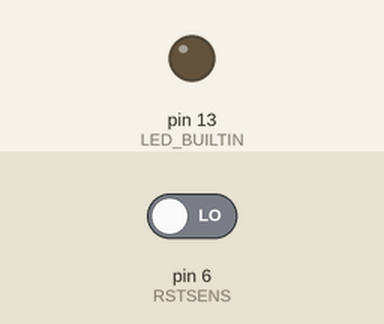
This sketch was run on a simulated Arduino Mega 2560, built with avr-gcc and run on an emulated ATmega2560. Parts: output pins drawn as LEDs (lit = HIGH). The test bench sets the inputs (shaded band); at power-on: pin 6 (RSTSENS) LOW.

Above: at 1.2 s.
1.3 s: pin 6 (RSTSENS) driven HIGH
At 2.4 s:
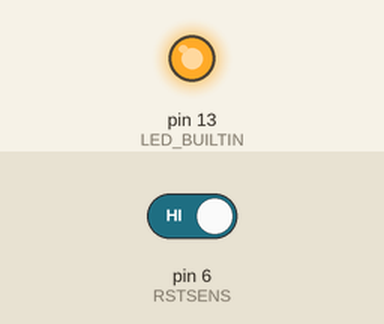
2.8 s: pin 6 (RSTSENS) driven LOW
At 3.6 s:
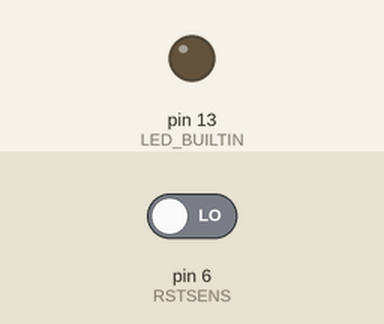
Timing chart, 0 to 5.8 s (numbered marks = the images above; inputs shaded):
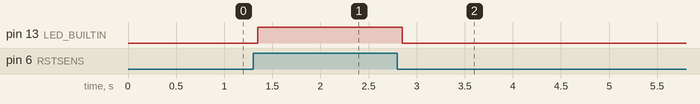

The sketch:

monsoon_mega2.1_startup.ino
```cpp
const int RSTSENS = 6;

const int nvals = 100;
unsigned long mstimes[nvals];
int vals[nvals];
int nextind = -1;

void setup()
{
//  Serial.begin(9600); //set baud rate
//  Serial.println("");  Serial.println("Entered setup()");
  Serial3.begin(9600); //set baud rate

  pinMode(RSTSENS, INPUT);
  nextind = 0;

  pinMode(LED_BUILTIN, OUTPUT);
//  digitalWrite(LED_BUILTIN, LOW);
}


unsigned long mlastsent = 0;
void sendhist(void)
{
  for( int i=0; i<nvals; i++ ) Serial3.print(vals[i]);
  Serial3.println("");
  mlastsent = millis();
}


void loop()
{
  int currstate = digitalRead(RSTSENS);
  digitalWrite(LED_BUILTIN, currstate);
  if( nextind<nvals ) vals[nextind++] = currstate;
  if( nextind==nvals ) {
    if( mlastsent==0 ) sendhist();
    if( millis()-mlastsent>5000 ) sendhist();
  }

  delay(75);
}
```

Measured:
- after the input at 1.3 s, pin 13 (LED_BUILTIN): LOW → HIGH after 0.05 s
- after the input at 2.8 s, pin 13 (LED_BUILTIN): HIGH → LOW after 0.05 s
